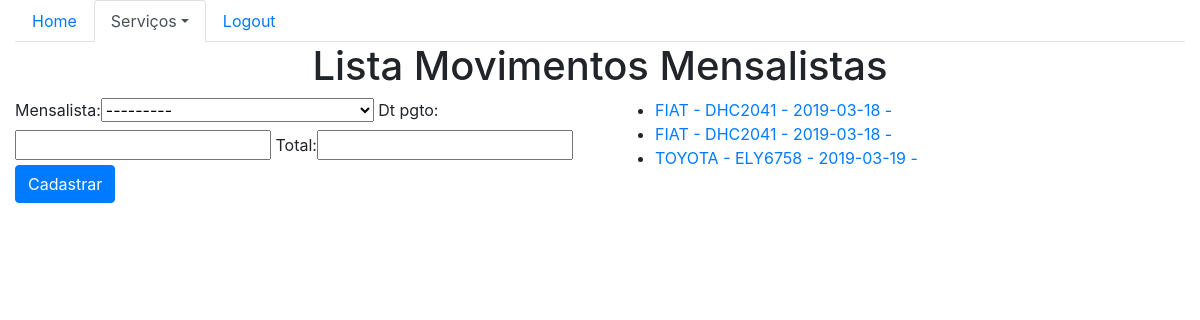
Before: /sistema/mov-mensalistas/ (signed in) with the older database file.
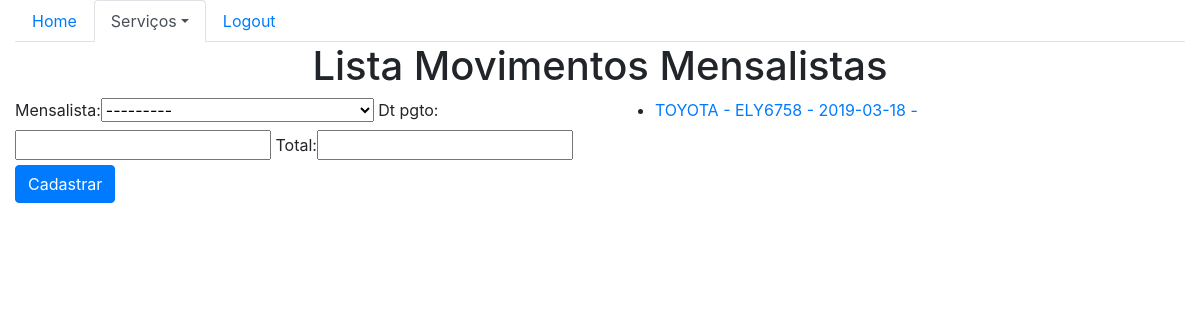
After: the same page with the newer database file.
### core/models.py (models this page shows, shortened)
class MovMensalista(models.Model):
    mensalista = models.ForeignKey(Mensalista, models.CASCADE)
    dt_pgto = models.DateField()
    total = models.DecimalField(max_digits=6, decimal_places=2)

class Mensalista(models.Model):
    veiculo = models.ForeignKey(Veiculo, models.CASCADE)
    inicio = models.DateField()
    valor_mes = models.DecimalField(max_digits=6, decimal_places=2)
    def __str__(self):
        return str(self.veiculo) + ' - ' + str(self.inicio)

class Veiculo(models.Model):
    marca = models.ForeignKey(Marca, on_delete=models.CASCADE)
    placa = models.CharField(max_length=7)
    proprietario = models.ForeignKey(Pessoa, on_delete=models.CASCADE)
    cor = models.CharField(max_length=15)
    observacoes = models.TextField()
    def __str__(self):
        return self.marca.nome + ' - ' + self.placa

class Marca(models.Model):
    nome = models.CharField(max_length=50)

### core/views.py (the view)
@login_required
def lista_mov_mensalistas(request):
    mov_mensalistas = MovMensalista.objects.all()
    form = MovMensalistaForm()
    data = {'mov_mensalistas':mov_mensalistas, 'form':form}
    return render(request, 'core/lista_mov_mensalistas.html', data)

### core/forms.py
class MovMensalistaForm(ModelForm):
    class Meta:
        model = MovMensalista
        fields = '__all__'

### core/templates/core/lista_mov_mensalistas.html (shortened to what this page needs)
{% extends 'base.html'%}
{% load bootstrap %}
{% block menu %}
    <ul class="nav nav-tabs">
        <li class="nav-item">
        <a class="nav-link" href="{% url 'core_home' %}">Home</a>
        </li>
        <li class="nav-item dropdown">
        <a class="nav-link dropdown-toggle active" data-toggle="dropdown" href="#" role="button" aria-haspopup="true" aria-expanded="false">Serviços</a>
        </li>
        <li class="nav-item">
        <a class="nav-link" href="#">Logout</a>
        </li>
    </ul>
{% endblock %}
{% block main %}
<div class="row">
    <div class="mx-auto">
        <h1>Lista Movimentos Mensalistas</h1>
    </div>
</div>
<class class="row">
    <class class="col-sm-6">
        <form action="{% url 'core_mov_mensalistas_novo' %}" method="POST">
                {{ form|bootstrap }}
                <button type="submit" class="btn btn-primary">Cadastrar</button>
        </form>
    </class>
    <class class="col-sm-6">
        <ul>
            {% for mov_mensalista in mov_mensalistas %}
                    <li>
                        <a href="{% url 'core_mov_mensalistas_update' mov_mensalista.id %}"> {{ mov_mensalista.mensalista }} - {{dt_pgto}} </a>
                    </li>
            {% endfor %}
        </ul>
    </class>
</class>
{% endblock %}

Changed rows visible on the page:
removed MovMensalista: mensalista "FIAT - DHC2041 - 2019-03-18"
removed MovMensalista: mensalista "FIAT - DHC2041 - 2019-03-18"
removed MovMensalista: mensalista "TOYOTA - ELY6758 - 2019-03-19"
added MovMensalista: mensalista "TOYOTA - ELY6758 - 2019-03-18"
